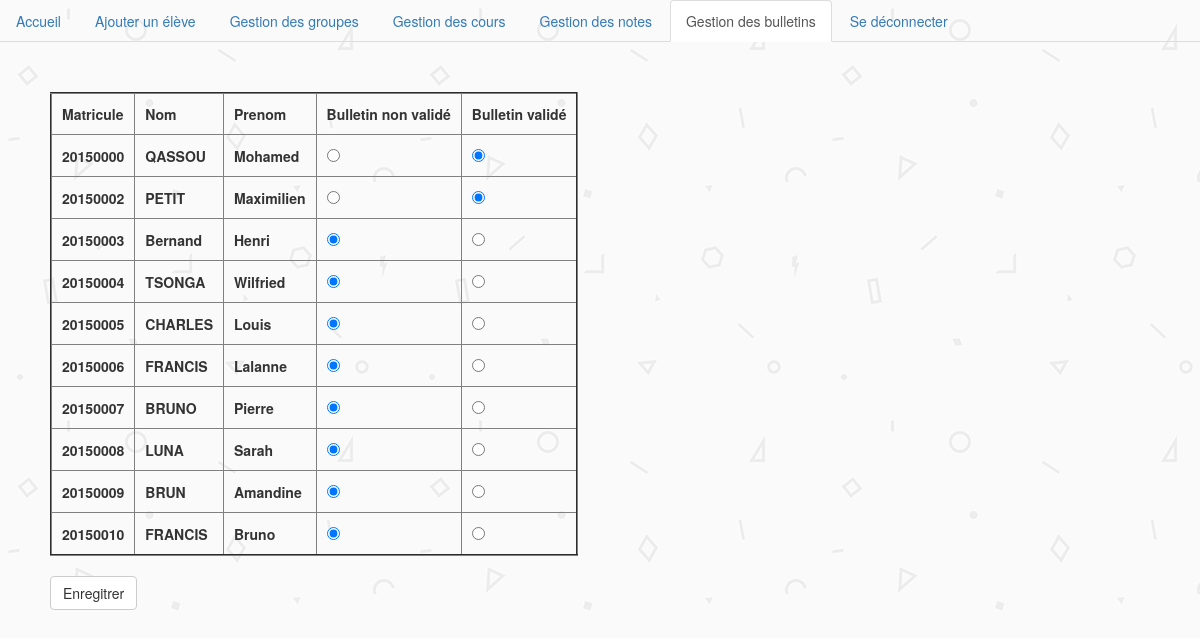
The app's page /valider_bulletin.php (signed in) with its own data.
### tables this page shows
CREATE TABLE IF NOT EXISTS `eleve` (
  `matricule` int(4) NOT NULL AUTO_INCREMENT,
  `nom_eleve` varchar(255) DEFAULT NULL,
  `prenom_eleve` varchar(255) DEFAULT NULL,
  `adresse` varchar(255) DEFAULT NULL,
  `code_postal` int(4) DEFAULT NULL,
  `ville` varchar(255) DEFAULT NULL,
  `tel_domicile` varchar(255) DEFAULT NULL,
  `tel_mobile` varchar(255) DEFAULT NULL,
  `date_naissance` varchar(255) DEFAULT NULL,
  `sexe` varchar(255) DEFAULT NULL,
  `date_inscription` varchar(255) DEFAULT NULL,
  `etablissement` varchar(255) DEFAULT NULL,
  `photo` longblob,
  `vaccinations` varchar(255) DEFAULT NULL,
  `allergies` varchar(255) DEFAULT NULL,
  `remarques` varchar(255) DEFAULT NULL,
  `bulletin` int(11) DEFAULT '0',
  `num_groupe` int(11) NOT NULL DEFAULT '99',
  PRIMARY KEY (`matricule`),
  KEY `num_groupe` (`num_groupe`)
);

### valider_bulletin.php (the view, shortened to what this page needs)
<!DOCTYPE html>
<html xmlns="http://www.w3.org/1999/xhtml" xml:lang="fr" lang="fr">
<head>
 <link rel="stylesheet" media="screen" type="text/css" href="css/style.css"/>
 <link href="css/bootstrap.min.css" media="screen" type="text/css" rel="stylesheet">
</head>
<body >
		<header>
			<?php include("navigation.php"); ?>
		</header>
		<form class="form-horizontal" method="post" action="#">
<table border="2" cellpadding="15">
			<?php
				if(isset($_SESSION['identifiant']))
				{
				echo "<tr>";
				echo"<td> <b>Matricule</b></td>";
				echo"<td> <b>Nom</b></td>";
				echo"<td> <b>Prenom</b></td>";
				echo"<td> <b>Bulletin non  validé</b></td>";
				echo"<td> <b>Bulletin validé</b></td>";
				echo "</tr>";
					include("connexion_bdd.php");
					$requete=" SELECT matricule, nom_eleve, prenom_eleve, bulletin FROM ELEVE";
					try {
							$result = $pdo->query($requete);
							$result->setFetchMode(PDO::FETCH_OBJ);
							while ($data = $result->fetch()) {
							$matricule=$data->matricule ;
							$nom_eleve=$data->nom_eleve ;
							$prenom_eleve=$data->prenom_eleve ;
							$bulletin=$data->bulletin ;
							echo "<tr>";
							echo"<td> <b>$matricule</b></td>";
							echo"<td> <b>$nom_eleve</b></td>";
							echo"<td> <b>$prenom_eleve</b></td>";
							$checked="";
							$checked2="";
							if($bulletin==1)
							{
							$checked="checked";
							}
							else
							{
							$checked2="checked";
							}
							echo"<td> <b><input type=\"radio\" name=\"$matricule\"  value=\"0\" $checked2></b></td>";
							echo"<td> <b><input type=\"radio\" name=\"$matricule\"  value=\"1\" $checked></b></td>";
							echo "</tr>";
							}
						}
					catch(PDOException $e2) {
					$msg ='ERREUR PDO dans ' . $e2->getFile() . ' Ligne ' . $e2->getLine() . ' : ' . $e2->getMessage();
					echo $msg;
					}
				}
			?>
</table >
			<button type="submit" name="valider" style="margin-left:50px; margin-top:20px;" class="btn btn-default">Enregitrer </button>
			</form>
</body>
</html>

### navigation.php (shortened to what this page needs)
<ul class="nav nav-tabs">
	<li role="presentation"<?php if(basename($_SERVER['PHP_SELF'])=="index.php"){ ?> class="active"<?php } ?>><a href="index.php"> Accueil </a></li>
<?php
					if(isset($_SESSION["type"]))
					{
						if($_SESSION["type"]=="admin")
						{
						?>
						<li role="presentation"<?php if(basename($_SERVER['PHP_SELF'])=="inscription.php"){ ?> class="active"<?php } ?>><a href="inscription.php">Ajouter un élève</a></li>
						<li role="presentation"<?php if(basename($_SERVER['PHP_SELF'])=="groupe.php"){ ?> class="active"<?php } ?>><a href="groupe.php">Gestion des groupes</a></li>
						<li role="presentation"<?php if(basename($_SERVER['PHP_SELF'])=="cours.php"){ ?> class="active"<?php } ?>><a href="cours.php">Gestion des cours</a></li>
						<li role="presentation"<?php if(basename($_SERVER['PHP_SELF'])=="notes.php"){ ?> class="active"<?php } ?>><a href="notes.php">Gestion des notes</a></li>
						<li role="presentation"<?php if(basename($_SERVER['PHP_SELF'])=="valider_bulletin.php"){ ?> class="active"<?php } ?>><a href="valider_bulletin.php">Gestion des bulletins</a></li>
						<?php
						}
						?>
						<li role="presentation"><a href="deconnexion.php">Se déconnecter</a></li>
						<?php
					}
?>
</ul>

### css/style.css (style rules this page uses)
body { background:url("fond.png") repeat fixed; }

### valider_bulletin.php (style rules this page uses)
table,#bulletin { margin-left:50px; margin-top:50px; }
td { padding:10px; }

### records on screen
eleve: matricule "20150000", nom_eleve "QASSOU", prenom_eleve "Mohamed"
eleve: matricule "20150002", nom_eleve "PETIT", prenom_eleve "Maximilien"
eleve: matricule "20150003", nom_eleve "Bernand", prenom_eleve "Henri"
eleve: matricule "20150004", nom_eleve "TSONGA", prenom_eleve "Wilfried"
eleve: matricule "20150005", nom_eleve "CHARLES", prenom_eleve "Louis"
eleve: matricule "20150006", nom_eleve "FRANCIS", prenom_eleve "Lalanne"
eleve: matricule "20150007", nom_eleve "BRUNO", prenom_eleve "Pierre"
eleve: matricule "20150008", nom_eleve "LUNA", prenom_eleve "Sarah"
eleve: matricule "20150009", nom_eleve "BRUN", prenom_eleve "Amandine"
eleve: matricule "20150010", nom_eleve "FRANCIS", prenom_eleve "Bruno"
